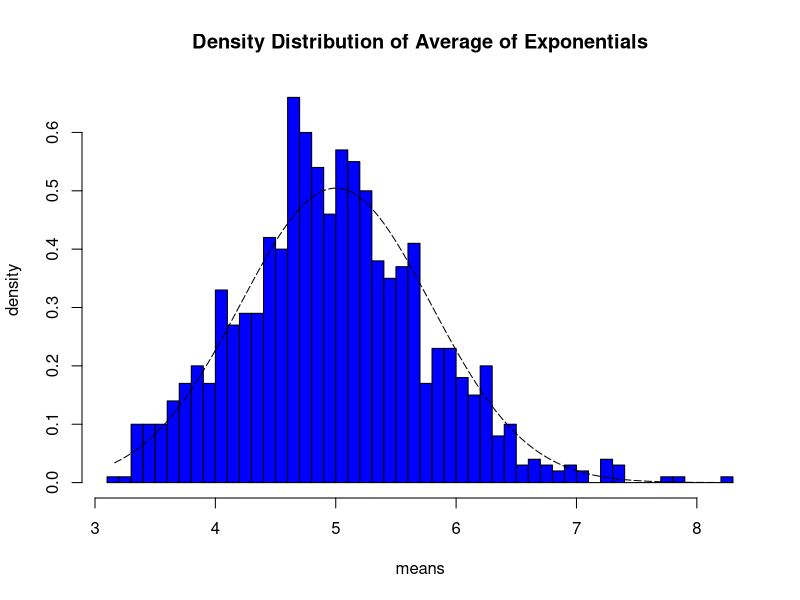

This chart was generated by the following R code:
## ---- chunk 1
set.seed(21)
n <- 40
lambda <- 0.2
sim <- 1000
## ---- chunk 2
dist<-matrix(rexp(n*sim, lambda), sim)
## ---- chunk 3
rowMeans <- apply(dist,1,mean)
## ---- chunk 4
sampleMean <- mean(rowMeans)
sampleMean
## ---- chunk 5
popMean<-1/lambda
popMean
## ---- chunk 6
sampleVar <- var(rowMeans)
sampleVar
## ---- chunk 7
popSd<-((1/lambda) * (1/sqrt(n)))
popVar<- popSd^2
popVar
## ---- chunk 8
data<-data.frame(rowMeans)
xfit <- seq(min(rowMeans), max(rowMeans), length=100)
yfit <- dnorm(xfit, mean=1/lambda, sd=(1/lambda/sqrt(n)))
hist(data$rowMeans,breaks=n,prob=T,col="blue",xlab = "means",main="Density Distribution of Average of Exponentials",ylab="density") 
lines(xfit, yfit, pch=22, col="black", lty=5)
